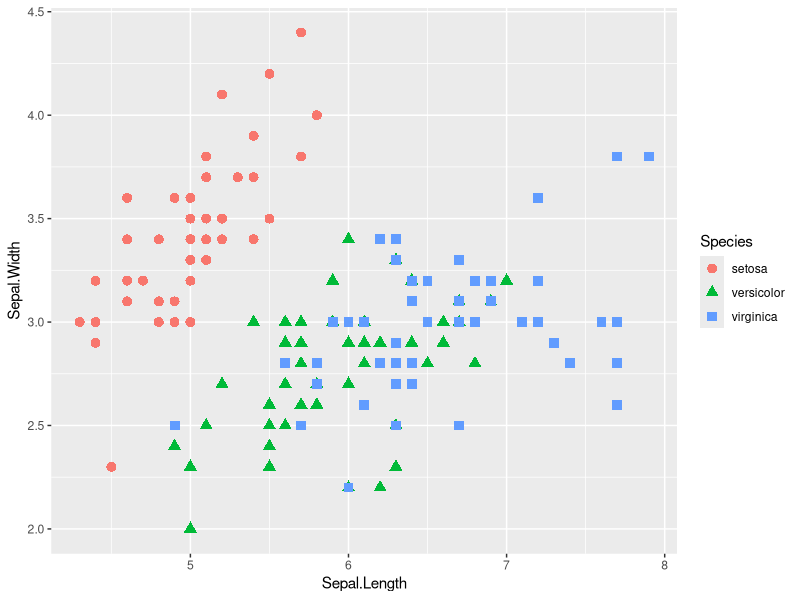
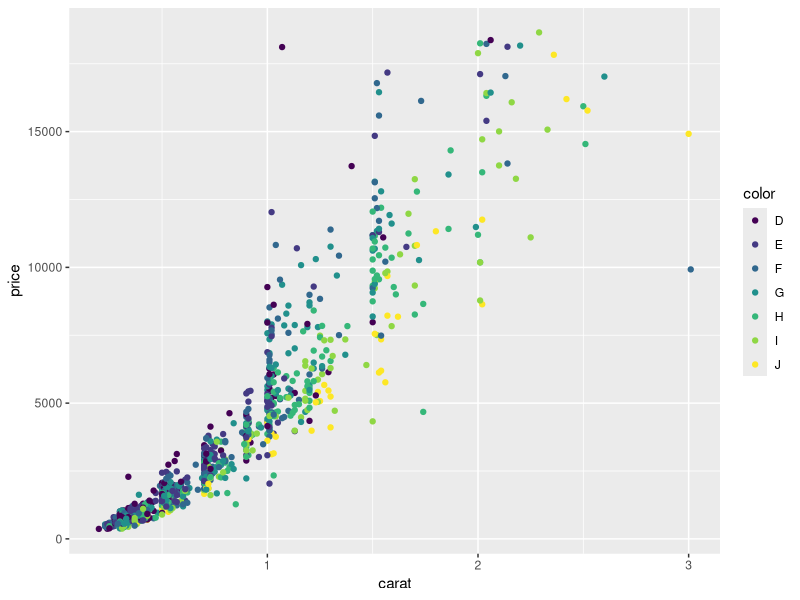

The R source for these figures, in order:
# ggplot learning script
# Dan Magee
# 22 Feb 2015
# djmagee@asu.edu

install.packages("ggplot2", dependencies = TRUE)
install.packages("plyr")
install.packages("ggthemes")
install.packages("reshape2")

library("ggplot2")
library("reshape2")
library("ggthemes")
library("plyr")

myplot <- ggplot(data = iris, aes(x=Sepal.Length, y=Sepal.Width, color=Species))
summary(myplot)

# why shape = Species?
# because we're mapping, not setting
myplot + geom_point(aes(shape=Species), size = 3)

# want the first element of dim(diamonds) is the # of rows
# sample from 1 to the number of rows 1,000 times
# those are the rows we want
# way to randomly pull from 1 to the length of our dataset 1000 times
# store as d2
d2 <- diamonds[sample(1:dim(diamonds)[1], 1000), ]

# look at the data set this way... decide to plot by carat by price
# sort the color by color after seeing this
head(d2)
d2plot <- ggplot(d2, aes(x=carat, y=price, color=color))

d2plot + geom_point()
